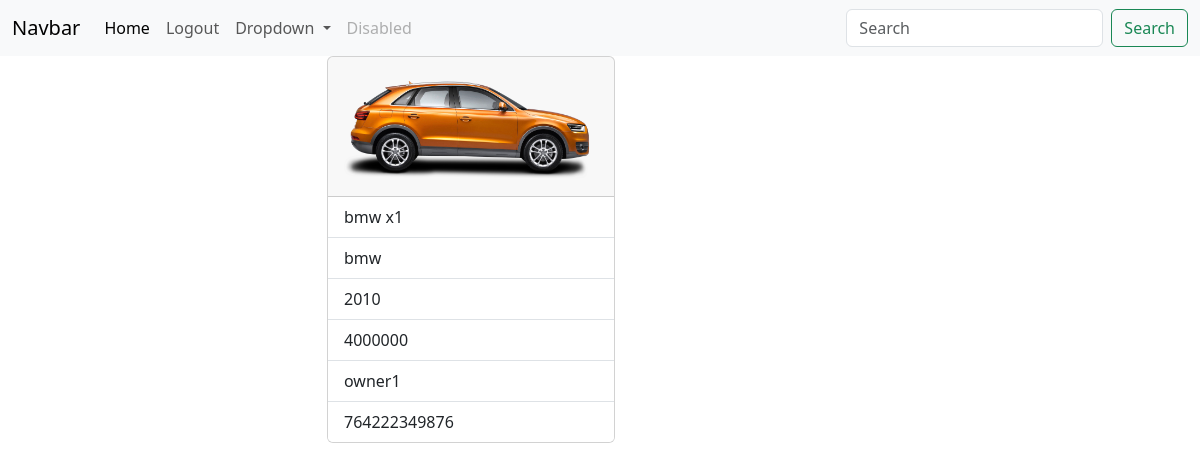
/vehicle/1, run on the app's committed database.
### vehicle/models.py (models this page shows, shortened)
class vehicles(models.Model):
     name=models.CharField(max_length=200)
     model=models.CharField(max_length=200)
     year=models.IntegerField()
     price=models.IntegerField()
     owner=models.CharField(max_length=200)
     mob=models.IntegerField()
     image=models.ImageField(upload_to="images",null=True)

### vehicle/views.py (the view)
# urls.py: path("vehicle/<int:pk>",VehicleDetailView.as_view(),name="vehicle-detail"),
class VehicleDetailView(View):
    def get(self,request,*args,**kwargs):
        id=kwargs.get("pk")
        qs=vehicles.objects.get(id=id)
        return render(request,"vehicle_detail.html",{"vehicle":qs})

### vehicle/templates/vehicle_detail.html (shortened to what this page needs)
{%extends 'base.html'%}
{%block body_block%}
    <div class="container">
        <div class="row">
            <div class="col-3"></div>
            <div class="col-6">
                <div class="card" style="width: 18rem;">
                    <div class="card-header">
                        {%if vehicle.image%}
                        <img src="{{vehicle.image.url}}" alt="" width="100%">
                     {%endif%}
                    </div>
                    <ul class="list-group list-group-flush">
                      <li class="list-group-item">{{vehicle.name}}</li>
                      <li class="list-group-item">{{vehicle.model}}</li>
                      <li class="list-group-item">{{vehicle.year}}</li>
                      <li class="list-group-item">{{vehicle.price}}</li>
                      <li class="list-group-item">{{vehicle.owner}}</li>
                      <li class="list-group-item">{{vehicle.mob}}</li>
                    </ul>
                  </div>
            </div>
            <div class="col-3"></div>
        </div>
    </div>
{%endblock%}

### data on the page
vehicles: image (picture), name "bmw x1", model "bmw", year "2010", price "4000000", owner "owner1", mob "764222349876"
